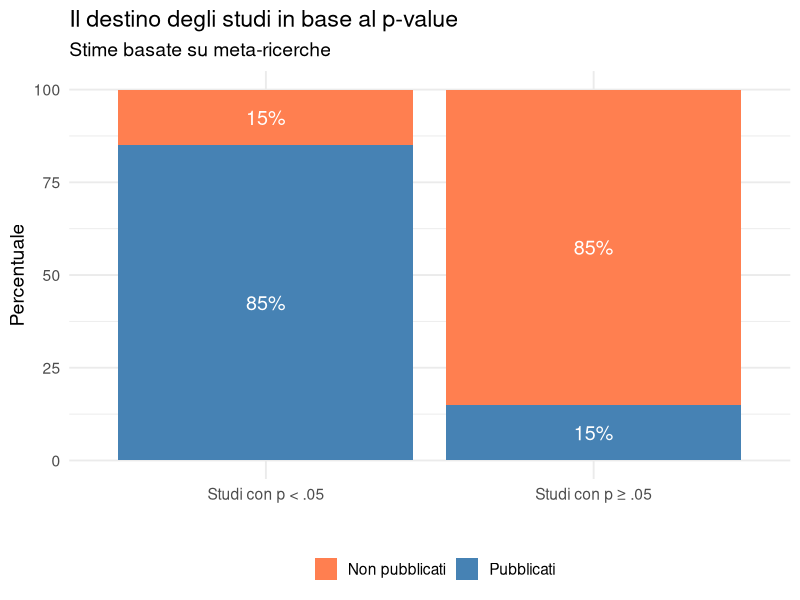
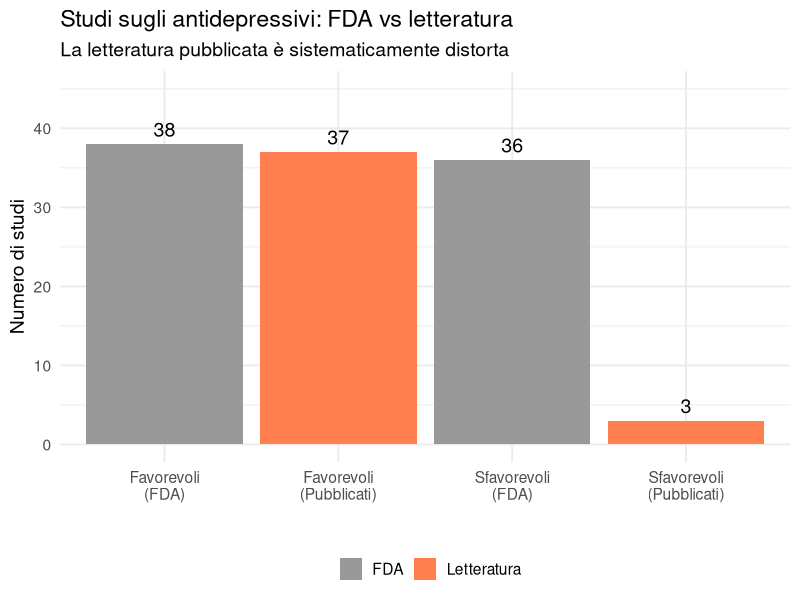
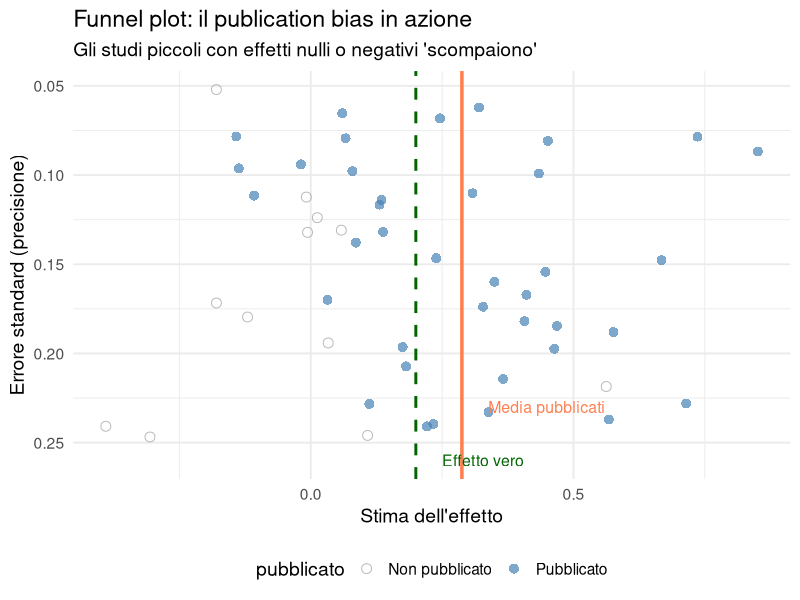
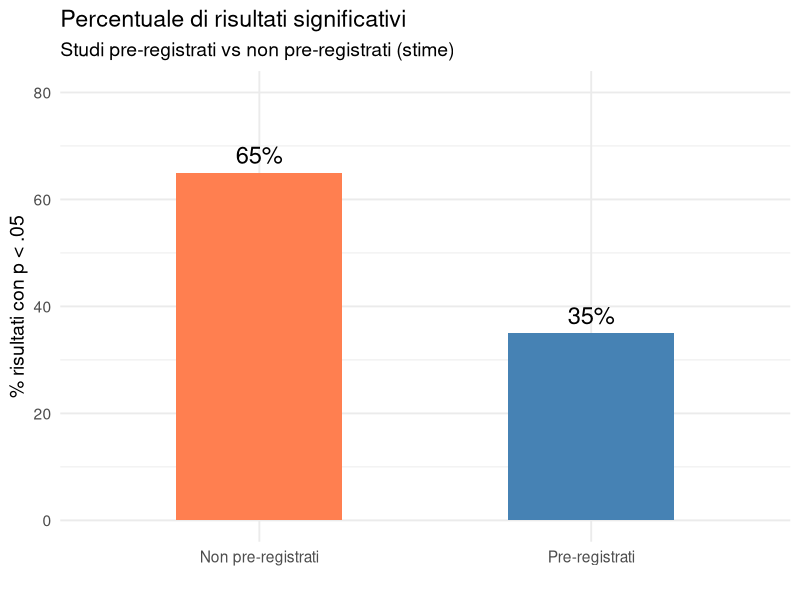
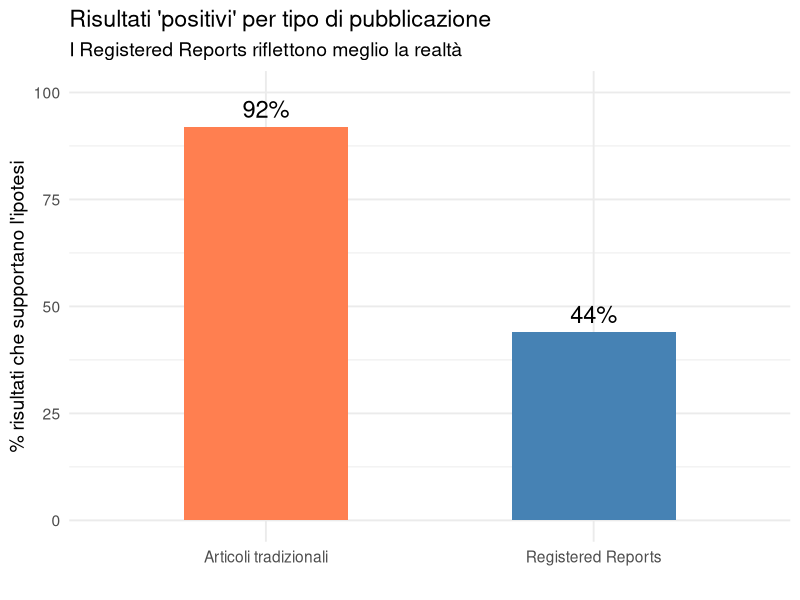
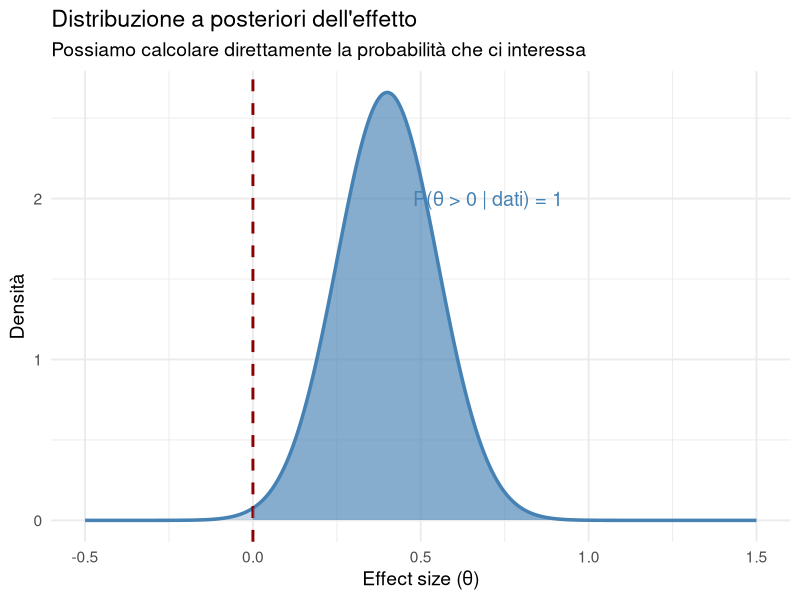

R code for these plots, in order:
## ---- chunk 1
#| echo: false
#| message: false
#| warning: false
library(ggplot2)
library(dplyr)
set.seed(42)
## ---- chunk 2
#| echo: false
#| fig-height: 4.5

# Dati basati su studi sul publication bias
df_pub <- data.frame(
  tipo = c("Studi con p < .05", "Studi con p ≥ .05"),
  pubblicati = c(85, 15),
  non_pubblicati = c(15, 85)
)

df_pub_long <- tidyr::pivot_longer(df_pub, cols = c(pubblicati, non_pubblicati),
                                    names_to = "status", values_to = "percentuale")

ggplot(df_pub_long, aes(x = tipo, y = percentuale, fill = status)) +
  geom_col(position = "stack") +
  geom_text(aes(label = paste0(percentuale, "%")), 
            position = position_stack(vjust = 0.5), size = 5, color = "white") +
  scale_fill_manual(values = c("coral", "steelblue"),
                    labels = c("Non pubblicati", "Pubblicati")) +
  labs(title = "Il destino degli studi in base al p-value",
       subtitle = "Stime basate su meta-ricerche",
       x = "", y = "Percentuale", fill = "") +
  theme_minimal(base_size = 14) +
  theme(legend.position = "bottom")
## ---- chunk 3
#| echo: false

df_fda <- data.frame(
  categoria = c("Favorevoli\n(FDA)", "Sfavorevoli\n(FDA)", 
                "Favorevoli\n(Pubblicati)", "Sfavorevoli\n(Pubblicati)"),
  n = c(38, 36, 37, 3),
  fonte = c("FDA", "FDA", "Letteratura", "Letteratura")
)

ggplot(df_fda, aes(x = categoria, y = n, fill = fonte)) +
  geom_col() +
  geom_text(aes(label = n), vjust = -0.5, size = 5) +
  scale_fill_manual(values = c("gray60", "coral")) +
  labs(title = "Studi sugli antidepressivi: FDA vs letteratura",
       subtitle = "La letteratura pubblicata è sistematicamente distorta",
       x = "", y = "Numero di studi", fill = "") +
  ylim(0, 45) +
  theme_minimal(base_size = 14) +
  theme(legend.position = "bottom")
## ---- chunk 4
#| echo: false

# Simulazione di un funnel plot con publication bias
set.seed(123)
n_studi <- 50
effetto_vero <- 0.2

# Studi senza bias
effetti_tutti <- rnorm(n_studi, effetto_vero, sd = 0.3)
errori_std <- runif(n_studi, 0.05, 0.25)

# Aggiungiamo bias: rimuoviamo studi piccoli con effetti piccoli/negativi
prob_pubblicazione <- ifelse(effetti_tutti > 0.1 | errori_std < 0.1, 0.9, 0.2)
pubblicati <- rbinom(n_studi, 1, prob_pubblicazione) == 1

df_funnel <- data.frame(
  effetto = effetti_tutti,
  se = errori_std,
  pubblicato = pubblicati
)

ggplot(df_funnel, aes(x = effetto, y = se)) +
  geom_point(aes(color = pubblicato, shape = pubblicato), size = 3, alpha = 0.7) +
  geom_vline(xintercept = effetto_vero, linetype = "dashed", color = "darkgreen", linewidth = 1) +
  geom_vline(xintercept = mean(df_funnel$effetto[df_funnel$pubblicato]), 
             linetype = "solid", color = "coral", linewidth = 1.2) +
  scale_y_reverse() +
  scale_color_manual(values = c("gray60", "steelblue"), 
                     labels = c("Non pubblicato", "Pubblicato")) +
  scale_shape_manual(values = c(1, 16), 
                     labels = c("Non pubblicato", "Pubblicato")) +
  annotate("text", x = effetto_vero + 0.05, y = 0.26, 
           label = "Effetto vero", color = "darkgreen", hjust = 0, size = 4) +
  annotate("text", x = mean(df_funnel$effetto[df_funnel$pubblicato]) + 0.05, y = 0.23, 
           label = "Media pubblicati", color = "coral", hjust = 0, size = 4) +
  labs(title = "Funnel plot: il publication bias in azione",
       subtitle = "Gli studi piccoli con effetti nulli o negativi 'scompaiono'",
       x = "Stima dell'effetto", y = "Errore standard (precisione)") +
  theme_minimal(base_size = 14) +
  theme(legend.position = "bottom")
## ---- chunk 5
#| echo: false
#| fig-height: 4

# Confronto pre-registrati vs non
df_prereg <- data.frame(
  tipo = c("Non pre-registrati", "Pre-registrati"),
  perc_significativi = c(65, 35)
)

ggplot(df_prereg, aes(x = tipo, y = perc_significativi, fill = tipo)) +
  geom_col(width = 0.5) +
  geom_text(aes(label = paste0(perc_significativi, "%")), vjust = -0.5, size = 6) +
  scale_fill_manual(values = c("coral", "steelblue")) +
  labs(title = "Percentuale di risultati significativi",
       subtitle = "Studi pre-registrati vs non pre-registrati (stime)",
       x = "", y = "% risultati con p < .05") +
  ylim(0, 80) +
  theme_minimal(base_size = 14) +
  theme(legend.position = "none")
## ---- chunk 6
#| echo: false
#| fig-height: 4

df_rr <- data.frame(
  tipo = c("Articoli tradizionali", "Registered Reports"),
  perc_positivi = c(92, 44)
)

ggplot(df_rr, aes(x = tipo, y = perc_positivi, fill = tipo)) +
  geom_col(width = 0.5) +
  geom_text(aes(label = paste0(perc_positivi, "%")), vjust = -0.5, size = 6) +
  scale_fill_manual(values = c("coral", "steelblue")) +
  labs(title = "Risultati 'positivi' per tipo di pubblicazione",
       subtitle = "I Registered Reports riflettono meglio la realtà",
       x = "", y = "% risultati che supportano l'ipotesi") +
  ylim(0, 100) +
  theme_minimal(base_size = 14) +
  theme(legend.position = "none")
## ---- chunk 7
#| echo: false

# Simulazione semplice di una posterior
x <- seq(-0.5, 1.5, length.out = 1000)
posterior <- dnorm(x, mean = 0.4, sd = 0.15)

df_post <- data.frame(x = x, y = posterior)

ggplot(df_post, aes(x = x, y = y)) +
  geom_line(linewidth = 1.2, color = "steelblue") +
  geom_area(alpha = 0.3, fill = "steelblue") +
  geom_vline(xintercept = 0, linetype = "dashed", color = "darkred", linewidth = 1) +
  geom_area(data = subset(df_post, x > 0), alpha = 0.5, fill = "steelblue") +
  annotate("text", x = 0.7, y = 2, 
           label = paste0("P(θ > 0 | dati) = ", 
                          round(pnorm(0, 0.4, 0.15, lower.tail = FALSE), 2)),
           size = 5, color = "steelblue") +
  labs(title = "Distribuzione a posteriori dell'effetto",
       subtitle = "Possiamo calcolare direttamente la probabilità che ci interessa",
       x = "Effect size (θ)", y = "Densità") +
  theme_minimal(base_size = 14)
